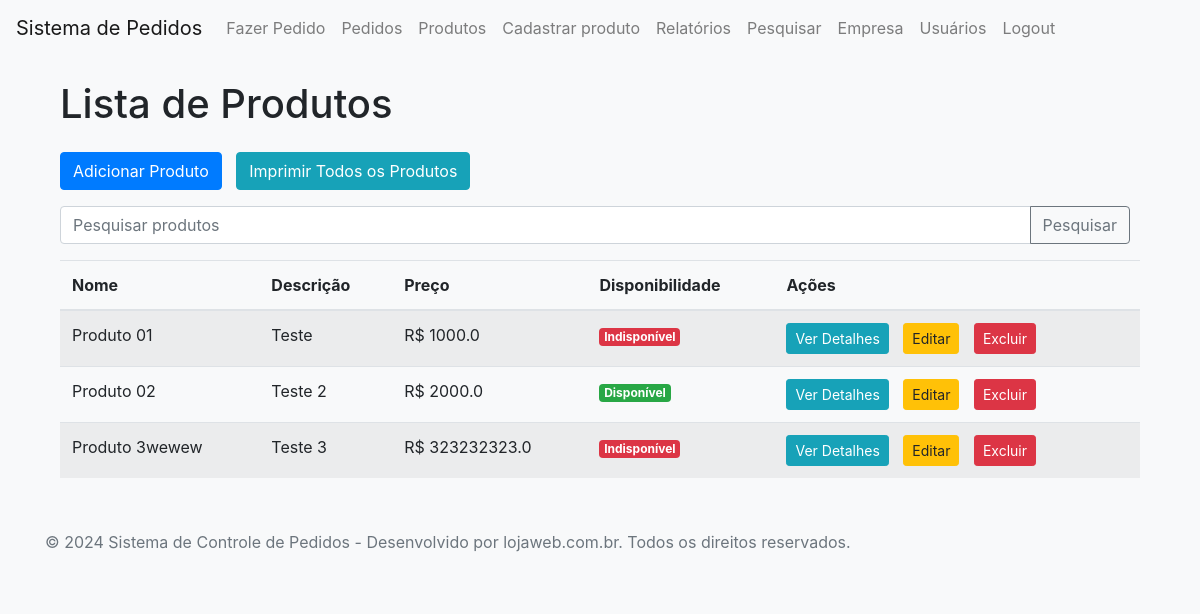
The app's page /produtos (signed in) with its own data.
### tables this page shows
CREATE TABLE produtos (
                    id INTEGER PRIMARY KEY AUTOINCREMENT,
                    nome TEXT NOT NULL,
                    descricao TEXT NOT NULL,
                    preco REAL NOT NULL,
                    ativo INTEGER NOT NULL DEFAULT 1, disponibilidade INTEGER DEFAULT 1, observacoes TEXT);

### app.py (the view)
@app.route('/produtos')
@login_required
def produtos_lista():
    produtos = get_produtos()
    return render_template('produtos.html', produtos=produtos)

### app.py (called while the page is built)
def get_produtos(query=None):
    conn = sqlite3.connect('db.sqlite3')
    c = conn.cursor()
    if query:
        c.execute('''
            SELECT id, nome, descricao, preco, disponibilidade, observacoes
            FROM produtos
            WHERE nome LIKE ? OR descricao LIKE ?
        ''', ('%' + query + '%', '%' + query + '%'))
    else:
        c.execute('SELECT id, nome, descricao, preco, disponibilidade, observacoes FROM produtos')
    produtos = c.fetchall()
    conn.close()
    return produtos

@app.before_request
def before_request():
    session.permanent = True
    app.permanent_session_lifetime = timedelta(minutes=1)
    session.modified = True
    if 'user_id' in session:
        now = datetime.now().timestamp()
        last_activity = session.get('last_activity', now)
        if now - last_activity > 60:  # 1 minuto de inatividade
            return logout()
        session['last_activity'] = now

def login_required(f):
    @wraps(f)
    def decorated_function(*args, **kwargs):
        if 'user_id' not in session:
            flash('Você precisa estar logado para acessar esta página.', 'danger')
            return redirect(url_for('login'))
        return f(*args, **kwargs)
    return decorated_function

### templates/produtos.html (shortened to what this page needs)
{% extends "base.html" %}
{% block content %}
<div class="container mt-4">
    <h1 class="mb-4">Lista de Produtos</h1>
    <a class="btn btn-primary mb-3" href="{{ url_for('cadastros') }}">Adicionar Produto</a>
    <a href="{{ url_for('print_all_produtos') }}" class="btn btn-info mb-3" target="_blank">Imprimir Todos os Produtos</a>
    <form method="POST" action="{{ url_for('produtos') }}">
        <div class="input-group mb-3">
            <input type="text" class="form-control" placeholder="Pesquisar produtos" name="query" value="{{ query }}">
            <div class="input-group-append">
                <button class="btn btn-outline-secondary" type="submit">Pesquisar</button>
            </div>
        </div>
    </form>
    <table class="table table-striped">
        <thead>
            <tr>
                <th>Nome</th>
                <th>Descrição</th>
                <th>Preço</th>
                <th>Disponibilidade</th>
                <th>Ações</th>
            </tr>
        </thead>
        <tbody>
            {% for produto in produtos %}
                <tr>
                    <td>{{ produto[1] }}</td>
                    <td>{{ produto[2] }}</td>
                    <td>R$ {{ produto[3] }}</td>
                    <td>
                        {% if produto[4] == 1 %}
                            <span class="badge badge-success">Disponível</span>
                        {% else %}
                            <span class="badge badge-danger">Indisponível</span>
                        {% endif %}
                    </td>
                    <td>
                        <a href="{{ url_for('view_produto', produto_id=produto[0]) }}" class="btn btn-info btn-sm">Ver Detalhes</a>
                        <a href="{{ url_for('editar_produto', produto_id=produto[0]) }}" class="btn btn-warning btn-sm">Editar</a>
                        <form method="POST" action="{{ url_for('delete_produto', produto_id=produto[0]) }}" class="d-inline">
                            <button type="submit" class="btn btn-danger btn-sm">Excluir</button>
                        </form>
                    </td>
                </tr>
            {% endfor %}
        </tbody>
    </table>
</div>
{% endblock %}

### templates/base.html (shortened to what this page needs)
<!DOCTYPE html>
<html lang="en">
<head>
    <link href="https://stackpath.bootstrapcdn.com/bootstrap/4.5.2/css/bootstrap.min.css" rel="stylesheet">
    <link href="{{ url_for('static', filename='css/styles.css') }}" rel="stylesheet">
</head>
<body>
    <nav class="navbar navbar-expand-lg navbar-light bg-light">
        <a class="navbar-brand" href="{{ url_for('index') }}">Sistema de Pedidos</a>
        <div class="collapse navbar-collapse" id="navbarNav">
            <ul class="navbar-nav">
                {% if 'user_id' in session %}
                    <a class="nav-link" href="{{ url_for('add_pedido') }}">Fazer Pedido</a>
                    <a class="nav-link" href="{{ url_for('pedidos_lista') }}">Pedidos</a>
                    <a class="nav-link" href="{{ url_for('produtos_lista') }}">Produtos</a>
                    <a class="nav-link" href="{{ url_for('cadastros') }}">Cadastrar produto</a>
                    <a class="nav-link" href="{{ url_for('relatorio_por_mes_e_usuario') }}">Relatórios</a>
                    <a class="nav-link" href="{{ url_for('imprimir') }}">Pesquisar</a>
                    <a class="nav-link" href="{{ url_for('add_empresa') }}">Empresa</a>
                    <a class="nav-link" href="{{ url_for('usuarios') }}">Usuários</a>
                    <a class="nav-link" href="{{ url_for('logout') }}">Logout</a>
                {% else %}
                    <a class="nav-link" href="{{ url_for('login') }}">Login</a>
                {% endif %}
            </ul>
        </div>
    </nav>
    <div class="container mt-4">
        {% block content %}{% endblock %}
    </div>
    {% block footer %}
    <footer class="footer mt-auto py-3 bg-light">
        <div class="container">
            <p class="text-muted">© 2024 {{ empresa.nome if empresa else 'Sistema de Controle de Pedidos' }} - Desenvolvido por lojaweb.com.br. Todos os direitos reservados.</p>
        </div>
    </footer>
    {% endblock %}
</body>
</html>

### static/css/styles.css (style rules this page uses)
body { background-color: #f8f9fa; }
.container { margin-top: 20px; }
.btn { margin-right: 10px; }

### records on screen
produtos: nome "Produto 01", descricao "Teste", preco "1000.0", disponibilidade "Indisponível"
produtos: nome "Produto 02", descricao "Teste 2", preco "2000.0", disponibilidade "Disponível"
produtos: nome "Produto 3wewew", descricao "Teste 3", preco "323232323.0", disponibilidade "Indisponível"

### other values on screen
{{ empresa.nome if empresa else 'Sistema de Controle de Pedidos' }} "Sistema de Controle de Pedidos"
